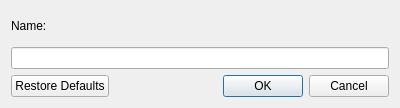
<?xml version="1.0" encoding="UTF-8"?>
<ui version="4.0">
 <class>RenameFavoriteDialog</class>
 <widget class="QDialog" name="RenameFavoriteDialog">
  <property name="geometry">
   <rect>
    <x>0</x>
    <y>0</y>
    <width>400</width>
    <height>108</height>
   </rect>
  </property>
  <property name="sizePolicy">
   <sizepolicy hsizetype="Preferred" vsizetype="Minimum">
    <horstretch>0</horstretch>
    <verstretch>0</verstretch>
   </sizepolicy>
  </property>
  <property name="minimumSize">
   <size>
    <width>350</width>
    <height>0</height>
   </size>
  </property>
  <property name="windowTitle">
   <string>Rename Favorite</string>
  </property>
  <property name="modal">
   <bool>true</bool>
  </property>
  <layout class="QVBoxLayout" name="verticalLayout">
   <item>
    <widget class="QLabel" name="label">
     <property name="text">
      <string>Name:</string>
     </property>
     <property name="buddy">
      <cstring>lineEdit</cstring>
     </property>
    </widget>
   </item>
   <item>
    <widget class="QLineEdit" name="lineEdit"/>
   </item>
   <item>
    <widget class="QDialogButtonBox" name="buttonBox">
     <property name="standardButtons">
      <set>QDialogButtonBox::Cancel|QDialogButtonBox::Ok|QDialogButtonBox::RestoreDefaults</set>
     </property>
    </widget>
   </item>
  </layout>
 </widget>
 <resources/>
 <connections/>
</ui>
